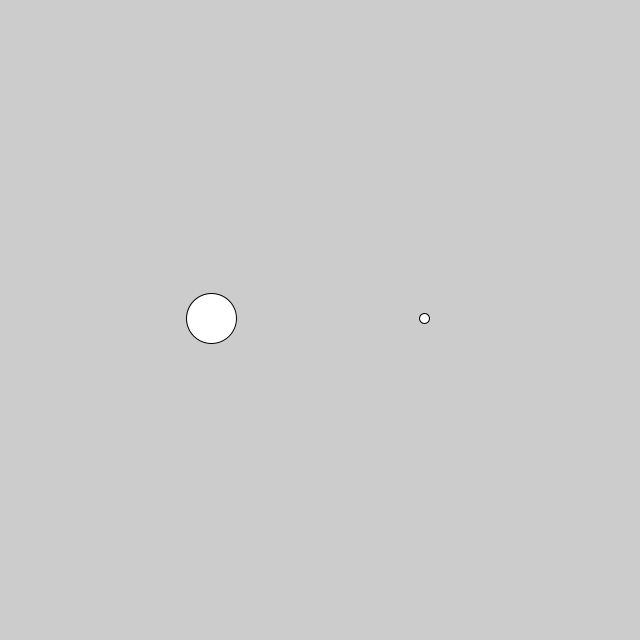
Frame 1 (no input)
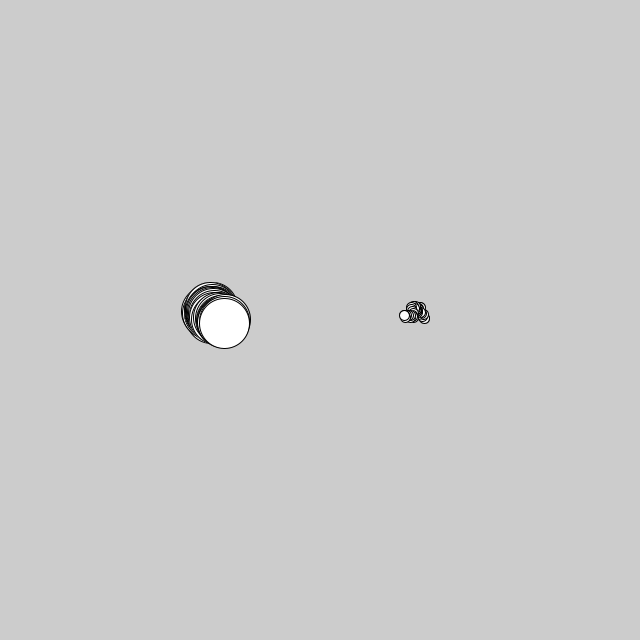
Frame 60 (the mouse pressed at the canvas centre just before this capture)
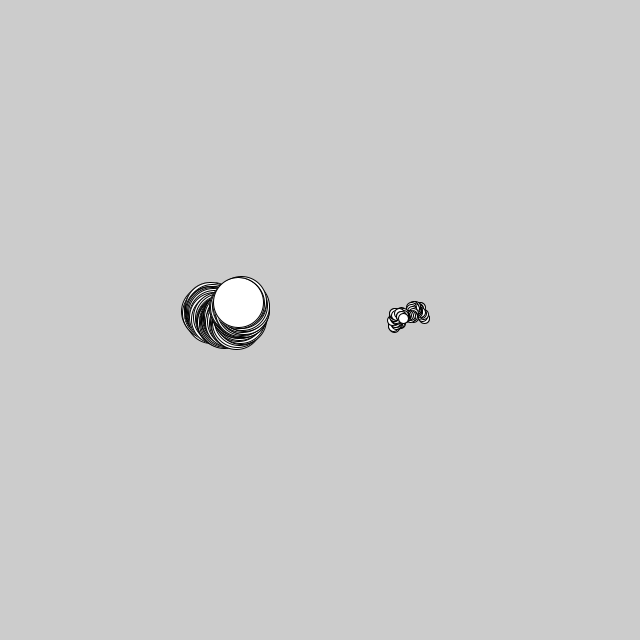
Frame 120 (the mouse held since frame 60 and released just before this capture)

The Processing sketch that drew these frames (run headless with seeded random() and noise(); from frame 60 on, the mouse is pressed at the canvas centre):

// Processing sketch: sketch_170328_example1002
// ── sketch_170328_example1002.pde
JitterBag jit;
JitterBag bag;

/*
* 初期処理
* 初回のみ実行
*/
void setup() {
  size(640, 640);
  jit = new JitterBag(width * 0.33, height/2, 50);
  bag = new JitterBag(width * 0.66, height/2, 10);
}

/*
* 描写処理
* 実行中は繰返し実行
*/
void draw() {
  jit.move();
  jit.display();
  bag.move();
  bag.display();
}
// ── JitterBag.pde
/*
* バグオブジェクトクラス
*/
class JitterBag {
  float x;
  float y;
  int diameter;
  float speed = 2.5;
  
  /*
  * コンストラクタ
  */
  JitterBag(float tempX, float tempY, int tempDiameter) {
    x = tempX;
    y = tempY;
    diameter = tempDiameter;
  }

  /*
  * バグの移動定義
  */
  void move() {
    x += random(-speed, speed);
    y += random(-speed, speed);
  }
  
  /*
  * バグの表示処理
  */
  void display() {
    ellipse(x, y, diameter, diameter);
  }
}
